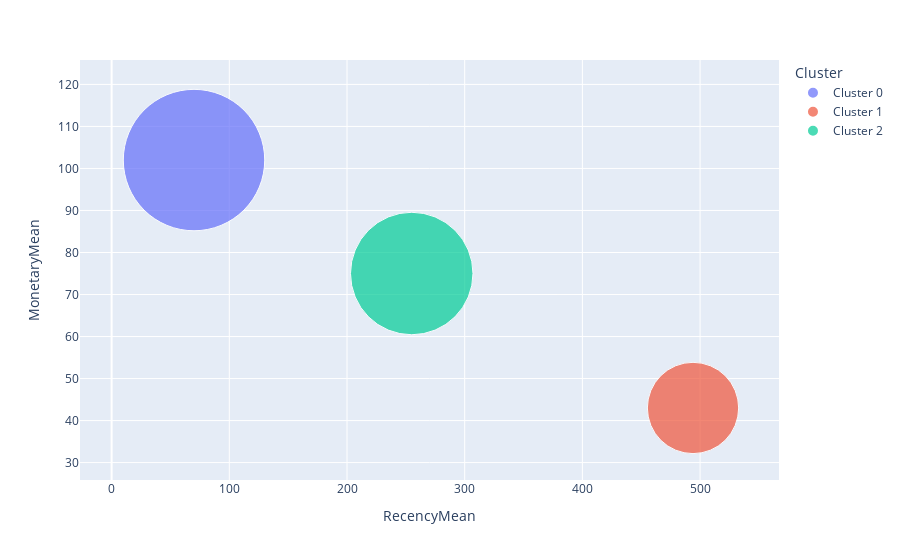

The notebook cell this image was saved under:
### Code cell
import plotly.express as px

fig = px.scatter(rfm_agg2, x="RecencyMean", y="MonetaryMean", size="FrequencyMean", color="Cluster",
           hover_name="Cluster", size_max=100)
fig.show()

### Figure 1 — Plotly figure (JSON) as saved in the notebook; plotly's stock layout.template omitted (floating-point values rounded to 4 significant figures)
{"data": [{"hovertemplate": "<b>%{hovertext}</b><br><br>Cluster=Cluster 0<br>RecencyMean=%{x}<br>MonetaryMean=%{y}<br>FrequencyMean=%{marker.size}<extra></extra>", "hovertext": ["Cluster 0"], "legendgroup": "Cluster 0", "marker": {"color": "#636efa", "size": [12.0], "sizemode": "area", "sizeref": 0.0012, "symbol": "circle"}, "mode": "markers", "name": "Cluster 0", "orientation": "v", "showlegend": true, "type": "scatter", "x": [70.0], "xaxis": "x", "y": [102.0], "yaxis": "y"}, {"hovertemplate": "<b>%{hovertext}</b><br><br>Cluster=Cluster 1<br>RecencyMean=%{x}<br>MonetaryMean=%{y}<br>FrequencyMean=%{marker.size}<extra></extra>", "hovertext": ["Cluster 1"], "legendgroup": "Cluster 1", "marker": {"color": "#EF553B", "size": [5.0], "sizemode": "area", "sizeref": 0.0012, "symbol": "circle"}, "mode": "markers", "name": "Cluster 1", "orientation": "v", "showlegend": true, "type": "scatter", "x": [494.0], "xaxis": "x", "y": [43.0], "yaxis": "y"}, {"hovertemplate": "<b>%{hovertext}</b><br><br>Cluster=Cluster 2<br>RecencyMean=%{x}<br>MonetaryMean=%{y}<br>FrequencyMean=%{marker.size}<extra></extra>", "hovertext": ["Cluster 2"], "legendgroup": "Cluster 2", "marker": {"color": "#00cc96", "size": [9.0], "sizemode": "area", "sizeref": 0.0012, "symbol": "circle"}, "mode": "markers", "name": "Cluster 2", "orientation": "v", "showlegend": true, "type": "scatter", "x": [255.0], "xaxis": "x", "y": [75.0], "yaxis": "y"}], "layout": {"legend": {"itemsizing": "constant", "title": {"text": "Cluster"}, "tracegroupgap": 0}, "margin": {"t": 60}, "xaxis": {"anchor": "y", "domain": [0, 1], "title": {"text": "RecencyMean"}}, "yaxis": {"anchor": "x", "domain": [0, 1], "title": {"text": "MonetaryMean"}}}}
